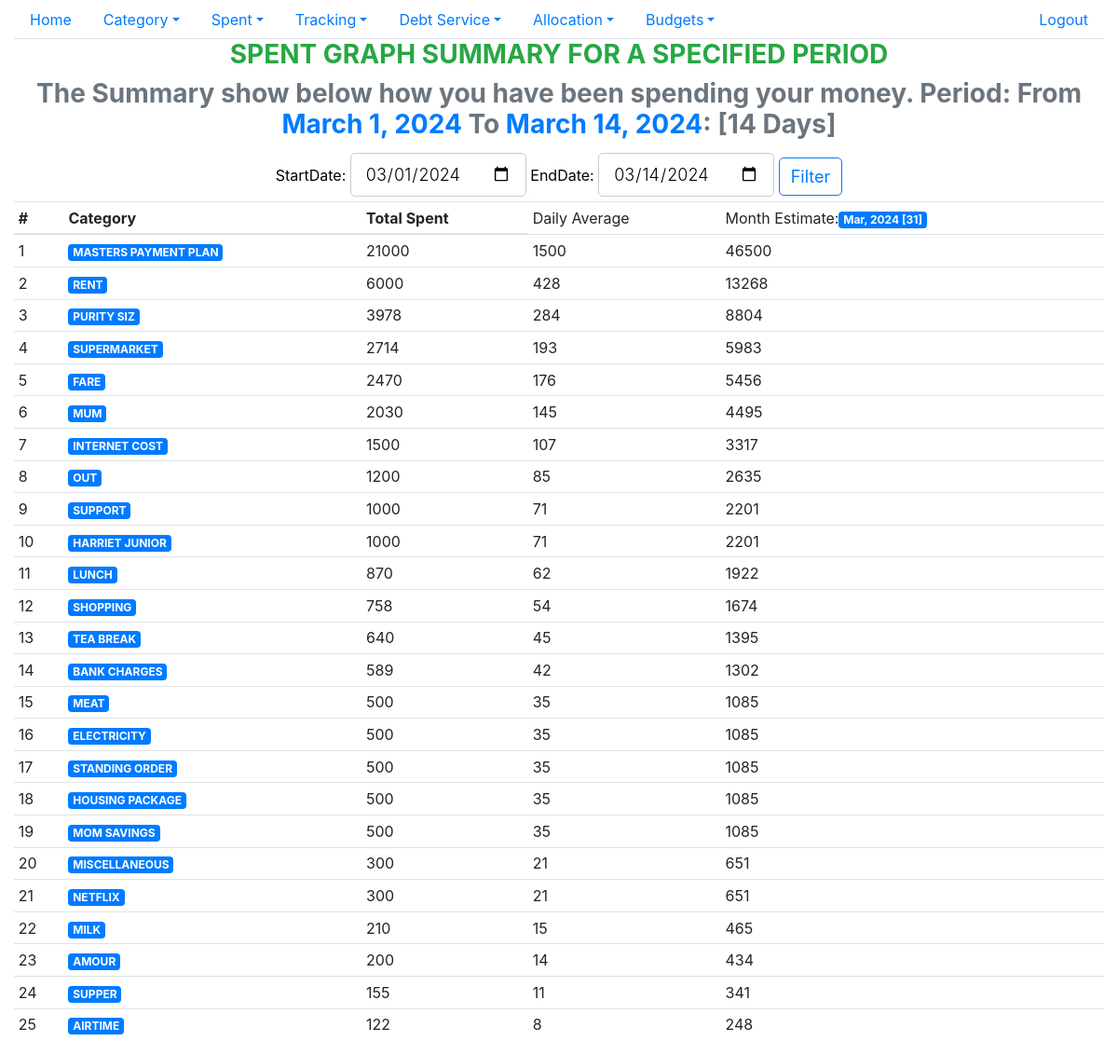
Page /periodsummarygraph/ (signed in) on the committed database.
### spent/models.py (models this page shows, shortened)
class Category(models.Model):
    date = models.DateField()
    category = models.CharField(max_length=32)
    as_savings=models.BooleanField(default=False)
    budget_category = models.ForeignKey(BudgetClassItem,on_delete=models.CASCADE,blank=True,null=True)
    inactive = models.BooleanField(default=False)
    voided = models.IntegerField(default=0)
    user_id = models.ForeignKey(settings.AUTH_USER_MODEL, on_delete=models.CASCADE)
    date_created = models.DateTimeField(auto_now_add=True)
    date_updated = models.DateTimeField(auto_now=True)
    class Meta:
        ordering =["category"]

### spent/views.py (the view, shortened to what this page needs)
# urls.py: path('periodsummarygraph/',views.PeriodSummaryGraphView.as_view(),name='period_graph'),
class PeriodSummaryGraphView(LoginRequiredMixin,View):
    def get(self,request):
        user = User.objects.get(username=self.request.user)
        today = datetime.datetime.now().date()
        start_date = datetime.date(today.year, today.month, 1)
        end_date = today
        month_days = calendar.monthrange(today.year, today.month)[1]
        days_between = (end_date - start_date).days + 1
        sql =f"""
        select
        category.category,
        final.amount_spent,
        final.amount_spent/{days_between} as daily_average,
        final.amount_spent/{days_between} *{month_days} as month_estimate
        from (
        select distinct sum(cat.amount) as amount_spent,
        cat.category_id_id
        from (
        select s.date,
        s.amount,
        s.category_id_id
         from spent_spent s
		 where s.date between "{start_date}" and "{end_date}"
		 and s.voided=0 and s.user_id_id = {user.id}
         ) cat
        group by cat.category_id_id) final
        left outer join (
        	select
        	c.id,
        	c.category
        	 from spent_category c
        )category on final.category_id_id = category.id
        order by final.amount_spent desc
         """
        with connection.cursor() as cursor:
            cursor.execute(sql)
            columns = [col[0] for col in cursor.description]
            graph_data = [dict(zip(columns,row)) for row in cursor.fetchall()]
        context ={
                'graph':graph_data,
                'start_date':start_date,
                'end_date':end_date,
                'days': days_between,
                'month_days':month_days,
                'today':today,
            }
        return render(request,'spent/period_summary_graph.html',context)

### spent/templates/spent/period_summary_graph.html (shortened to what this page needs)
{% extends "base.html" %}
{% block content %}
<h3 class="text-center text-success font-weight-bold">SPENT GRAPH SUMMARY FOR A SPECIFIED PERIOD </h3>
<div class="mx-0 text-secondary font-weight-bold">
    <h3 class="font-weight-bold text-center">
   	The Summary show below how you have been spending your money.
        Period: From <span class="text-primary">{{start_date}}</span> To <span class="text-primary">{{end_date}}</span>: [{{days}} Days]
    </h3>
</div>
    <div class="text-center">
        <form action="" method="post">
            <label for="start_date" >StartDate:</label>
            <input type="date" name="start_date" id="start_date" value="{{start_date|date:'Y-m-d'}}"/>
            <label for="end_date" >EndDate:</label>
            <input type="date" name="end_date" id="end_date" value="{{end_date|date:'Y-m-d'}}"/>
            <button class="btn btn-outline-primary">Filter</button>
        </form>
    </div>
    <div>
        <table class="table table-sm">
            <thead>
               <th>#</th> <th>Category</th> <th>Total Spent</th><td>Daily Average</td><td>Month Estimate:<span class="badge badge-primary">{{today|date:'M, Y'}} [{{month_days}}]</span></td>
            </thead>
            <tbody>
                {% for data in graph  %}
                <tr>
                    <td>{{forloop.counter}}</td>
                    <td><a class="badge badge-primary" target="_blank" rel="noopener noreferrer"
                    href="https://gachau.pythonanywhere.com/singleselection/{{start_date|date:'Y-m-d'}}/{{end_date|date:'Y-m-d'}}/{{data.category}}/">
                        {{data.category}}</a></td>
                    <td>{{data.amount_spent}}</td>
                    <td>{{data.daily_average}}</td>
                    <td>{{data.month_estimate}}</td>
                </tr>
                {% endfor %}
            </tbody>
        </table>
    </div>
{% endblock content %}

### static/spent/main.css (style rules this page uses)
body { color: #000; overflow-x: hidden; height: 100%; background-repeat: no-repeat; background-size: 100% 100% }
input, textarea, button { padding: 8px 15px; border-radius: 5px !important; margin: 5px 0px; box-sizing: border-box; border: 1px solid #ccc; font-size: 18px !important; font-weight: 300 }

### rows in the picture
Category: category "MASTERS PAYMENT PLAN", amount_spent "21000", daily_average "1500", month_estimate "46500"
Category: category "PURITY SIZ", amount_spent "3978", daily_average "284", month_estimate "8804"
Category: category "SUPERMARKET", amount_spent "2714", daily_average "193", month_estimate "5983"
Category: category "FARE", amount_spent "2470", daily_average "176", month_estimate "5456"
Category: category "MUM", amount_spent "2030", daily_average "145", month_estimate "4495"
Category: category "INTERNET COST", amount_spent "1500", daily_average "107", month_estimate "3317"
Category: category "OUT", amount_spent "1200", daily_average "85", month_estimate "2635"
Category: category "SUPPORT", amount_spent "1000", daily_average "71", month_estimate "2201"
Category: category "HARRIET JUNIOR", amount_spent "1000", daily_average "71", month_estimate "2201"
Category: category "LUNCH", amount_spent "870", daily_average "62", month_estimate "1922"
Category: category "SHOPPING", amount_spent "758", daily_average "54", month_estimate "1674"
Category: category "TEA BREAK", amount_spent "640", daily_average "45", month_estimate "1395"
Category: category "BANK CHARGES", amount_spent "589", daily_average "42", month_estimate "1302"
Category: category "MEAT", amount_spent "500", daily_average "35", month_estimate "1085"
Category: category "ELECTRICITY", amount_spent "500", daily_average "35", month_estimate "1085"
Category: category "STANDING ORDER", amount_spent "500", daily_average "35", month_estimate "1085"
Category: category "HOUSING PACKAGE", amount_spent "500", daily_average "35", month_estimate "1085"
Category: category "MOM SAVINGS", amount_spent "500", daily_average "35", month_estimate "1085"
Category: category "MISCELLANEOUS", amount_spent "300", daily_average "21", month_estimate "651"
Category: category "NETFLIX", amount_spent "300", daily_average "21", month_estimate "651"
Category: category "MILK", amount_spent "210", daily_average "15", month_estimate "465"
Category: category "AMOUR", amount_spent "200", daily_average "14", month_estimate "434"
Category: category "SUPPER", amount_spent "155", daily_average "11", month_estimate "341"
Category: category "AIRTIME", amount_spent "122", daily_average "8", month_estimate "248"

### other values in the picture
{{ month_days }} "31"
{{ data.category }} "RENT"
{{ data.amount_spent }} "6000"
{{ data.daily_average }} "428"
{{ data.month_estimate }} "13268"
